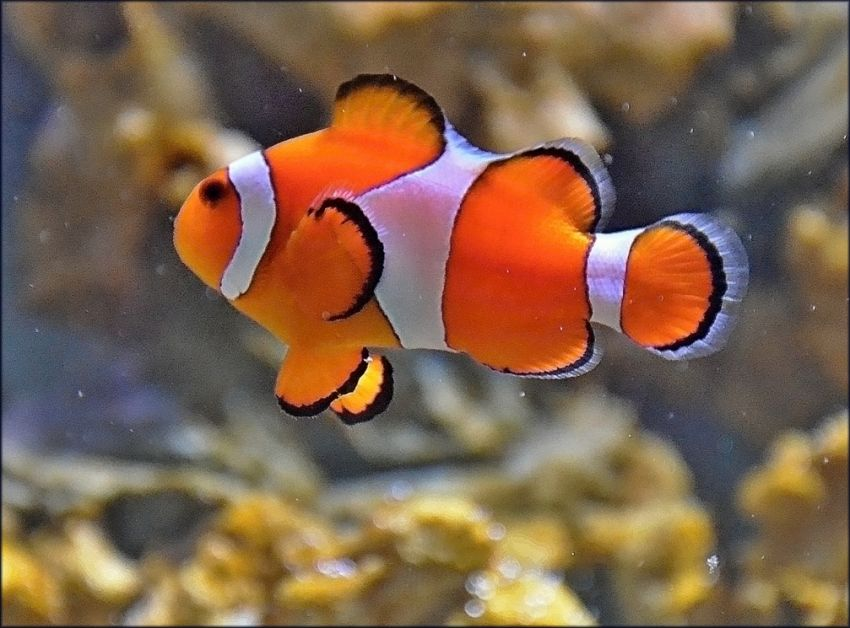
#> input picture LAB2/fish.jpg, 850 x 628 px
$ python LAB2.py
#> lines starting #> are read from the running program, lines starting #| are printed output that depends on the picture
##########################
########## LAB2 ##########
##########################

##########################
# Import required libraries
import copy
import matplotlib.pyplot as plt
from matplotlib.image import imread
import numpy as np
from numpy.linalg import norm
from sklearn.cluster import KMeans

##########################
# Exercise 1 - K-means from scratch

# Variables declarations
k = 4
n_of_points = 60
n_of_iterations = 200


# Functions definitions
def split_points(points: np.array, n_of_point_groups: int) -> np.array:
#> called with points = array of shape (60, 2), n_of_point_groups = 3
    changed_points = copy.copy(points)
    index = np.arange(len(points))
    groups_index = np.split(index, n_of_point_groups)

    for id_group, group_index in enumerate(groups_index):
        changed_points[group_index] = points[group_index] + 5 * id_group

    return changed_points


# Variables declaration
points = np.random.rand(n_of_points, 2) * 5
points = split_points(points, 3)


def initialize_clusters(points: np.array, k_clusters: int) -> np.array:
    vector_with_all_indexes = np.arange(points.shape[0])
    vector_with_all_indexes = np.random.permutation(vector_with_all_indexes)
    required_indexes = vector_with_all_indexes[:k_clusters]
    return points[required_indexes]


def calculate_metric(points: np.array, centroid: np.array) -> np.array:
    return np.square(norm(points - centroid, axis=1))


def compute_distances(points: np.array, centroids_points: np.array) -> np.array:
    return np.asarray([calculate_metric(points, centroid) for centroid in centroids_points])


def assign_centroids(distances: np.array):
    return np.argmin(distances, axis=1)


def calculate_objective(cluster_belongs: np.array, distances: np.array) -> np.array:
    distances = distances.T
    selected_min = distances[np.arange(len(distances)), cluster_belongs]
    return np.sum(selected_min)


def calculate_new_centroids(points: np.array, clusters_belongs: np.array, n_of_clusters: int) -> np.array:
    new_clusters = []
    for cluster_id in range(n_of_clusters):
        j = np.where(clusters_belongs == cluster_id)
        points_sel = points[j]
        new_clusters.append(np.mean(points_sel, axis=0))

    return np.array(new_clusters)


def fit(points: np.array, n_of_centroids: int, n_of_oterations: int, error: float = 0.001) -> tuple:
#> called with points = array of shape (60, 2), n_of_centroids = 3, n_of_oterations = 200, error = 0.001
    centroid_points = initialize_clusters(points, n_of_centroids)
    last_objective = 10000

    for n in range(n_of_oterations):
        distances = compute_distances(points, centroid_points)
        cluster_belongs = np.argmin(distances, axis=0)

        objective = calculate_objective(cluster_belongs, distances)

        if abs(last_objective - objective) < error:
            break

        last_objective = objective

        centroid_points = calculate_new_centroids(points, cluster_belongs, n_of_centroids)

    return centroid_points, last_objective


centroids, _ = fit(points, 3, n_of_iterations)

# Create the figure
plt.figure()
plt.scatter(points[:, 0], points[:, 1])
plt.scatter(centroids[:, 0].T, centroids[:, 1].T)

# Display the figure
plt.show()
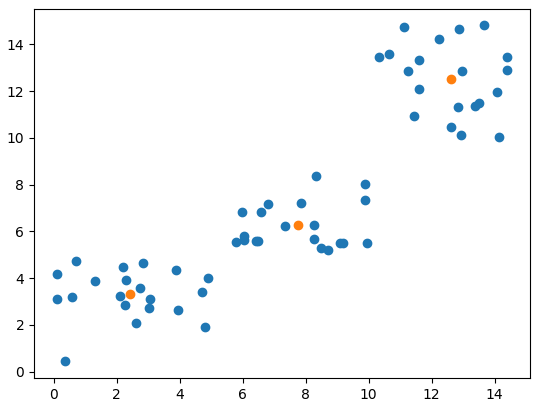
#> figure drawn by matplotlib, 1 panel
##########################


##########################
# Exercise 2 - Implementing an Elbow Method

# Variables declarations
k_all = range(2, 10)    # Create a vector with values contained between 2 and 10
all_objective = []      # Create an empty list

# Objective function definition
for n_of_cluster in k_all:
    _, objective = fit(points, n_of_cluster, n_of_iterations)
    all_objective.append(objective)

# Create the figure
plt.figure()
plt.plot(k_all, all_objective)

# Rename the axis
plt.xlabel('K clusters')
plt.ylabel('Sum of squared distance')

# Display the figure
plt.show()
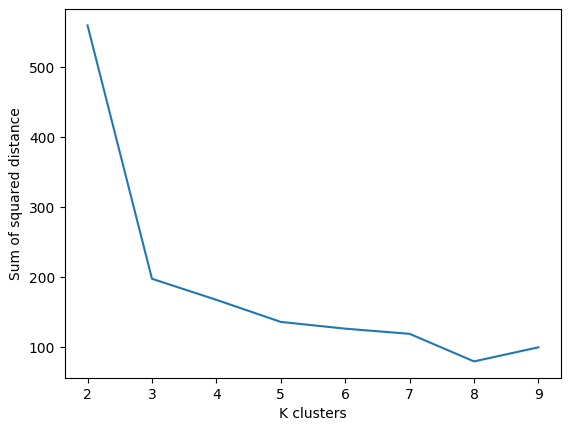
#> figure drawn by matplotlib, 1 panel
##########################


##########################
# Exercise 3 - Image Compression

# Load the image
loaded_image = imread('fish.jpg')
#> loaded_image is the input picture: shape (628, 850, 3); mean R, G, B 126.3, 98.5, 76.5

# Show the image
plt.imshow(loaded_image)
plt.show()

# Function definition
def compress_image(image: np.array, number_of_colours: int) -> np.array:
    # Get the matrix dimensions (height, width, 3 RGB sub-pixel values)
#> called with number_of_colours = 5
    original_shape = image.shape
#> original_shape = (628, 850, 3)

    # Change the number of dimensions (from 3 to 2)
    image_reshaped = np.reshape(image, (image.shape[0] * image.shape[1], image.shape[2]))

    # Compute kmeans with the wanted number of colours
    kmeans = KMeans(n_clusters=number_of_colours, random_state=0).fit(image_reshaped)

    # Predict for each sub-pixel value the nearer cluster
    image_new = kmeans.predict(image_reshaped)
    print("\nSub-pixel nearer cluster value :", image_new)
#> (printed output is left out)

    # Display labels in the figure
    cluster_labels = kmeans.labels_
    colors = kmeans.cluster_centers_.astype('uint8')
#> colors = [[202, 82, 20], [103, 90, 74], [64, 57, 58], [198, 182, 168], [154, 135, 104]]

    # Create new image with clustered values
    new_image = colors[cluster_labels].reshape(original_shape)
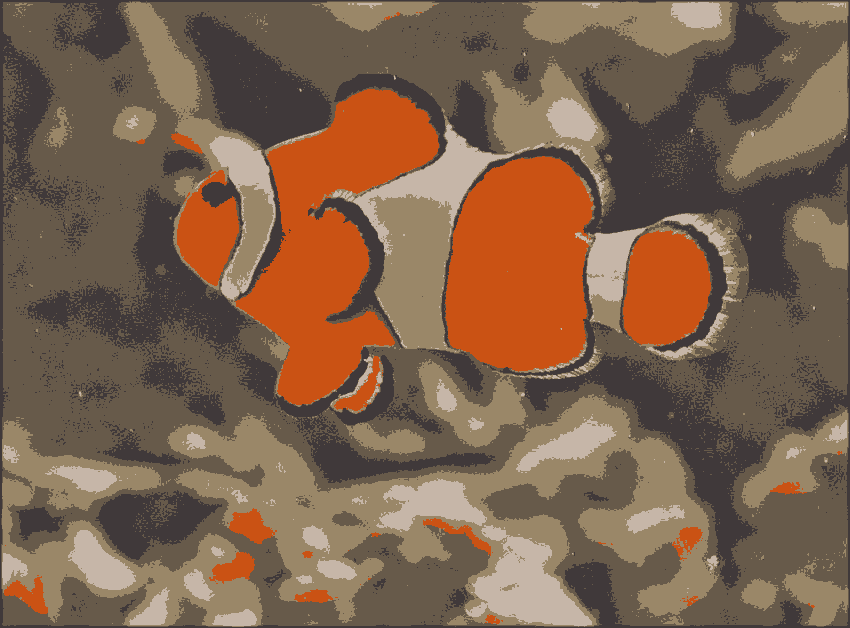
#> new_image: shape (628, 850, 3); mean of channels 0, 1, 2 125.7, 97.9, 76.1; drawn as R, G, B

    return new_image


# Compress the image
compressed_image = compress_image(loaded_image, 5)

# Show the compressed image
plt.figure()
plt.imshow(compressed_image)
plt.show()
##########################
